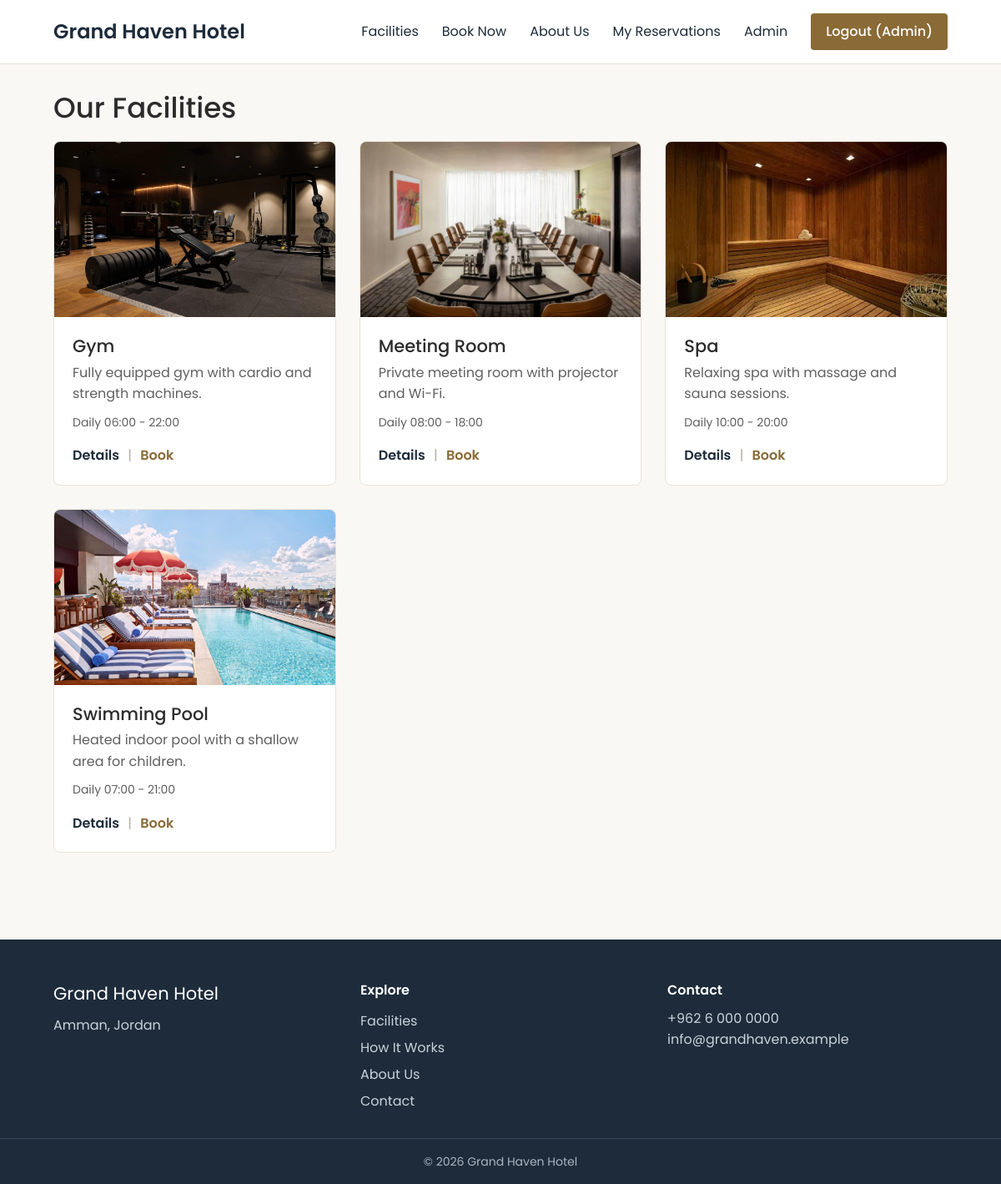
The app's page /pages/facilities.php (signed in) with its own data.
### tables this page shows
CREATE TABLE users (
    id INT AUTO_INCREMENT PRIMARY KEY,
    name VARCHAR(100) NOT NULL,
    email VARCHAR(150) NOT NULL UNIQUE,
    password VARCHAR(255) NOT NULL,
    role ENUM('user','admin') NOT NULL DEFAULT 'user',
    is_active TINYINT(1) NOT NULL DEFAULT 1
);

CREATE TABLE facilities (
    id INT AUTO_INCREMENT PRIMARY KEY,
    name VARCHAR(100) NOT NULL,
    short_description VARCHAR(255) NOT NULL,
    description TEXT NOT NULL,
    image VARCHAR(100) NOT NULL DEFAULT 'placeholder.jpg',
    opening_hours VARCHAR(100) NOT NULL DEFAULT '',
    guidelines TEXT NULL
);

### includes/helpers.php (called while the page is built, shortened)
<?php
function e($value): string
{
    return htmlspecialchars((string) $value, ENT_QUOTES, 'UTF-8');
}
function url(string $path = ''): string
{
    return BASE . '/' . ltrim($path, '/');
}
function asset(string $path): string
{
    return BASE . '/assets/' . ltrim($path, '/');
}

### includes/autoload.php (called while the page is built, shortened)
<?php
spl_autoload_register(function ($class) {
    $file = ROOT . '/classes/' . $class . '.php';
});

### classes/Database.php (called while the page is built)
<?php
class Database
{
    private static ?PDO $pdo = null;
    public static function pdo(): PDO
    {
        if (self::$pdo === null) {
            self::$pdo = new PDO(
                'mysql:host=' . DB_HOST . ';dbname=' . DB_NAME . ';charset=utf8mb4',
                DB_USER,
                DB_PASS,
                [
                    PDO::ATTR_ERRMODE            => PDO::ERRMODE_EXCEPTION,
                    PDO::ATTR_DEFAULT_FETCH_MODE => PDO::FETCH_ASSOC,
                ]
            );
        }
        return self::$pdo;
    }
}

### classes/Model.php (called while the page is built, shortened)
<?php
abstract class Model
{
    public function __construct()
    {
        $this->db = Database::pdo();
    }
}

### classes/Auth.php (called while the page is built, shortened)
<?php
class Auth extends Model
{
    private static $user = false;
    public function user(): ?array
    {
        if (self::$user === false) {
            self::$user = null;
            if (!empty($_SESSION['user_id'])) {
                $stmt = $this->db->prepare('SELECT * FROM users WHERE id = ? AND is_active = 1');
                $stmt->execute([$_SESSION['user_id']]);
                self::$user = $stmt->fetch() ?: null;
            }
        }
        return self::$user;
    }
}

### classes/Facility.php (called while the page is built, shortened)
<?php
class Facility extends Model
{
    public function all(): array
    {
        return $this->db->query('SELECT * FROM facilities ORDER BY name')->fetchAll();
    }
    public static function imageUrl(?string $file): string
    {
        return asset('images/' . $file);
    }
}

### includes/facility_card.php (the view)
<article class="facility-card">
    <img src="<?= e(Facility::imageUrl($f['image'])) ?>" alt="<?= e($f['name']) ?>">
    <div class="facility-body">
        <h3><?= e($f['name']) ?></h3>
        <p><?= e($f['short_description']) ?></p>
        <p class="hours"><?= e($f['opening_hours']) ?></p>
        <a href="<?= url('pages/facility.php?id=' . $f['id']) ?>">Details</a>
        <span class="sep">|</span>
        <a class="book-link" href="<?= url('pages/availability.php?facility=' . $f['id']) ?>">Book</a>
    </div>
</article>

### includes/header.php (shortened to what this page needs)
<?php $currentUser = (new Auth())->user(); ?>
<!DOCTYPE html>
<html lang="en">
<head>
    <link rel="stylesheet" href="<?= asset('css/style.css') ?>">
</head>
<body>
<header class="site-header">
    <nav class="main-nav container">
        <a class="brand" href="<?= url('index.php') ?>"><?= e(HOTEL_NAME) ?></a>
        <a href="<?= url('pages/facilities.php') ?>">Facilities</a>
        <a href="<?= url('pages/availability.php') ?>">Book Now</a>
        <a href="<?= url('pages/about.php') ?>">About Us</a>
        <?php if ($currentUser): ?>
            <a href="<?= url('pages/my_reservations.php') ?>">My Reservations</a>
            <?php if ($currentUser['role'] === 'admin'): ?>
                <a href="<?= url('admin/index.php') ?>">Admin</a>
            <?php endif; ?>
            <a class="btn btn-small" href="<?= url('pages/logout.php') ?>">Logout (<?= e($currentUser['name']) ?>)</a>
        <?php else: ?>
            <a href="<?= url('pages/login.php') ?>">Login</a>
            <a class="btn btn-small" href="<?= url('pages/register.php') ?>">Register</a>
        <?php endif; ?>
    </nav>
</header>
<main class="<?= !empty($fullWidth) ? 'full' : 'container page' ?>">

### pages/facilities.php (shortened to what this page needs)
<?php
$facilities = (new Facility())->all();
include ROOT . '/includes/header.php';
?>
<h1>Our Facilities</h1>
<div class="grid">
    <?php foreach ($facilities as $f): ?>
        <?php include ROOT . '/includes/facility_card.php'; ?>
    <?php endforeach; ?>
</div>
<?php include ROOT . '/includes/footer.php'; ?>

### assets/css/style.css (style rules this page uses)
:root { --navy: #1d2b3a; --gold: #8a6a35; --ivory: #faf8f4; --line: #e8e3da; --muted: #5f5f5f; --serif: 'Poppins', Arial, sans-serif; --sans: 'Poppins', Arial, sans-serif; }
* { box-sizing: border-box; }
body { margin: 0; font-family: var(--sans); line-height: 1.6; background: var(--ivory); color: #2b2b2b; }
a { color: var(--navy); text-decoration: none; }
img { max-width: 100%; height: auto; }
h1, h2, h3 { font-family: var(--serif); font-weight: 500; line-height: 1.2; }
.container { max-width: 1120px; margin: 0 auto; padding-left: 24px; padding-right: 24px; }
main.page { padding-top: 32px; padding-bottom: 56px; }
.site-header { background: #fff; border-bottom: 1px solid var(--line); }
.main-nav { display: flex; flex-wrap: wrap; align-items: center; gap: 12px 28px; padding-top: 16px; padding-bottom: 16px; }
.main-nav .brand { font-family: var(--serif); font-size: 24px; font-weight: 600; margin-right: auto; }
.btn, button { display: inline-block; background: var(--gold); color: #fff; border: 0; border-radius: 4px; padding: 12px 24px; font: inherit; font-weight: 600; cursor: pointer; }
.btn-small { padding: 9px 18px; font-weight: 500; }
.grid { display: grid; grid-template-columns: repeat(auto-fit, minmax(280px, 1fr)); gap: 28px; margin-bottom: 24px; }
.facility-card { background: #fff; border: 1px solid var(--line); border-radius: 8px; overflow: hidden; }
.facility-card img { display: block; width: 100%; height: 210px; object-fit: cover; }
.facility-body { padding: 22px; }
.facility-body h3 { margin: 0 0 6px; font-size: 21px; }
.facility-body p { margin: 0 0 10px; color: var(--muted); }
.facility-body .hours { font-size: 14px; margin-bottom: 16px; }
.facility-body a { font-weight: 600; }
.facility-body .book-link { color: var(--gold); }
.sep { color: #b5ada0; margin: 0 6px; }
main.page > h1 { font-size: 34px; margin: 0 0 20px; }

### records on screen
users: name "Admin"
facilities: image (picture), name "Gym", short_description "Fully equipped gym with cardio and strength machines.", opening_hours "Daily 06:00 - 22:00"
facilities: image (picture), name "Meeting Room", short_description "Private meeting room with projector and Wi-Fi.", opening_hours "Daily 08:00 - 18:00"
facilities: image (picture), name "Spa", short_description "Relaxing spa with massage and sauna sessions.", opening_hours "Daily 10:00 - 20:00"
facilities: image (picture), name "Swimming Pool", short_description "Heated indoor pool with a shallow area for children.", opening_hours "Daily 07:00 - 21:00"

### other values on screen
HOTEL_NAME "Grand Haven Hotel"
HOTEL_ADDRESS "Amman, Jordan"
HOTEL_PHONE "+962 6 000 0000"
HOTEL_EMAIL "info@grandhaven.example"
